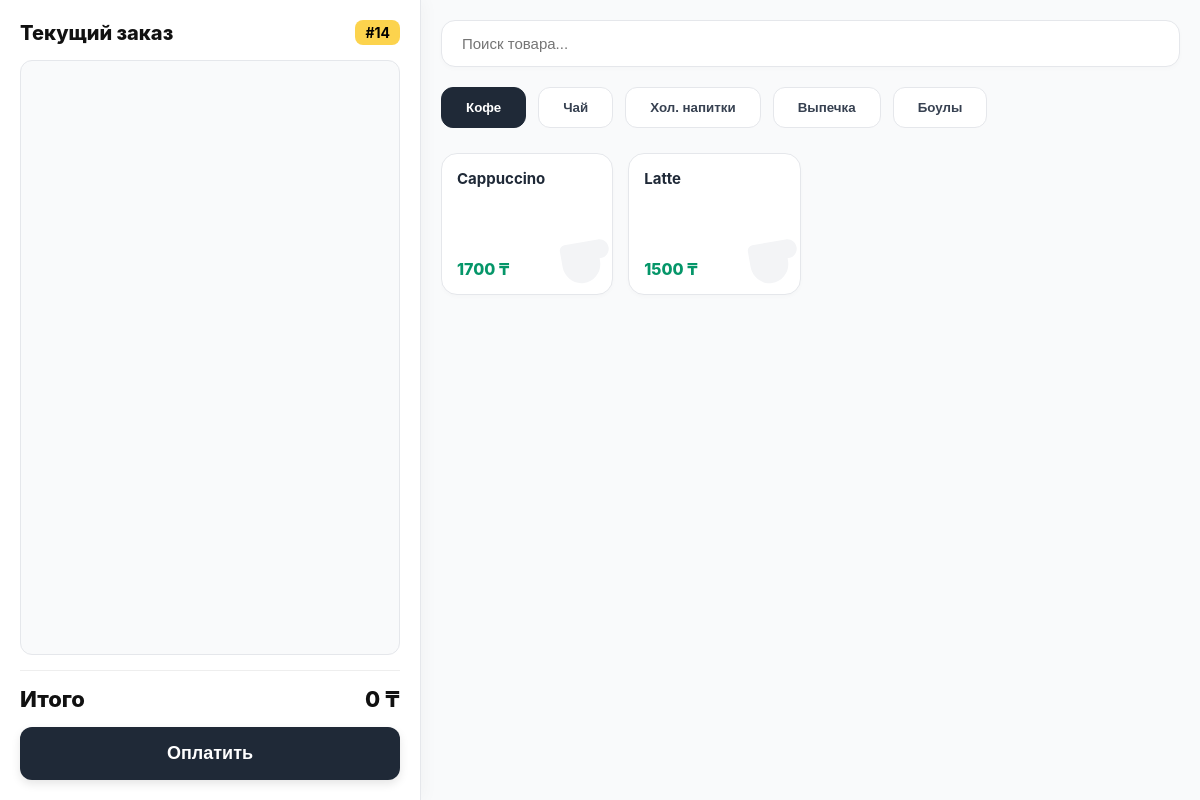
Before: /cashier/ with the older database file.
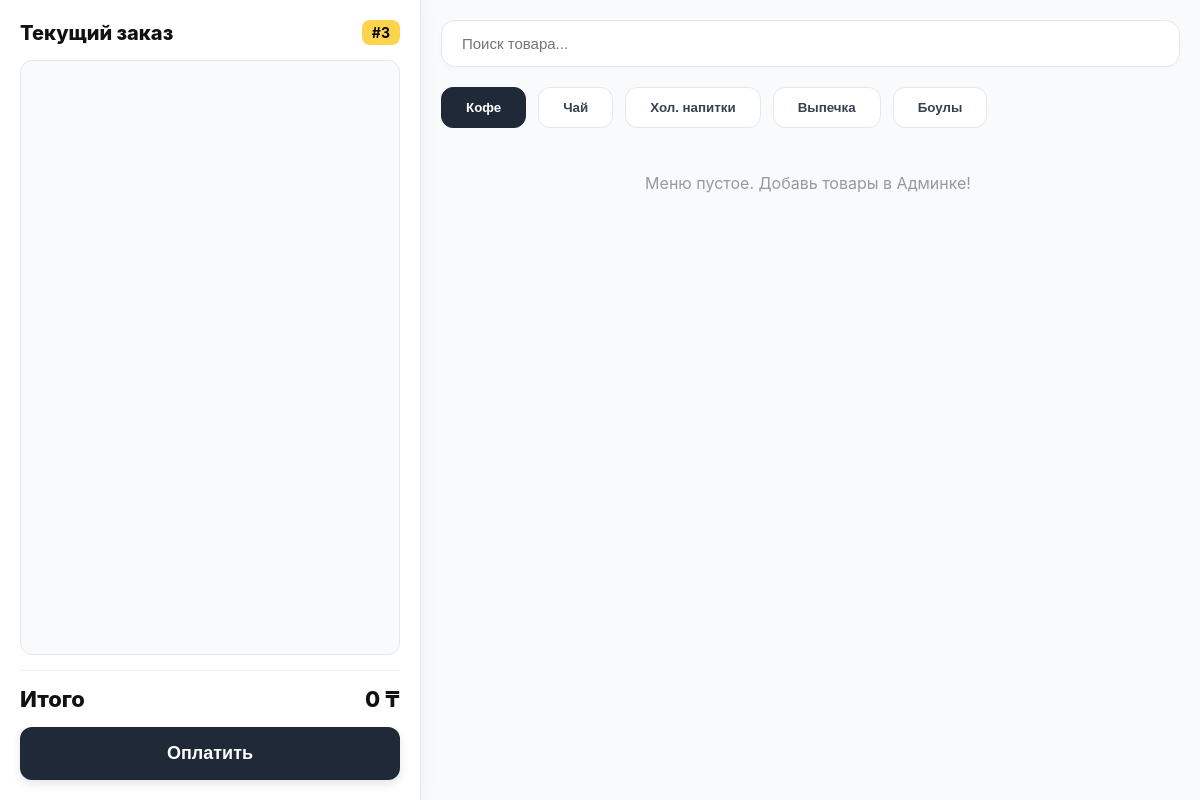
After: the same page with the newer database file.
### coffee/models.py (models this page shows, shortened)
class MenuItem(models.Model):
    CATEGORY_CHOICES = [
        ('coffee', 'Кофе'),
        ('tea', 'Чай'),
        ('cold', 'Хол. напитки'), # Лимонады, смузи
        ('pastry', 'Выпечка'),    # Круассаны, булки
        ('bowl', 'Боулы'),        # Еда в тарелках
        ('other', 'Другое'),      # Вода, жвачка
    ]
    name = models.CharField(max_length=100)
    price = models.DecimalField(max_digits=8, decimal_places=2, verbose_name="Базовая цена")
    category = models.CharField(max_length=20, choices=CATEGORY_CHOICES, default='coffee', verbose_name="Категория")
    is_sized = models.BooleanField(default=True, verbose_name="Имеет размеры (S/M/L)")

### coffee/views.py (the view)
# urls.py: path('cashier/', views.cashier_view, name='cashier'), # Касса
def cashier_view(request):
    last_order = Order.objects.last()
    next_id = last_order.id + 1 if last_order else 1
    products = MenuItem.objects.all()
    modifiers = list(Modifier.objects.values())
    context = {
        'next_id': next_id,
        'products': products,
        'modifiers': modifiers
    }
    return render(request, 'coffee/cashier.html', context)

### coffee/templates/coffee/cashier.html (shortened to what this page needs)
{% load static %}
<!DOCTYPE html>
<html lang="ru">
<head>
</head>
<body>
    <div class="pos-container">
        <div class="panel-cart">
            <div class="cart-header">
                <span class="t-current">Текущий заказ</span>
                <span class="order-badge" id="ui-order-id">#{{ next_id }}</span>
            </div>
            <div class="cart-list" id="cart-items">
                </div>
            <div class="total-section">
                <div class="total-row">
                    <span class="t-total">Итого</span>
                    <span id="total-price">0 ₸</span>
                </div>
                <button class="pay-button" onclick="submitOrder()">
                    <span class="t-pay">Оплатить</span>
                </button>
            </div>
        </div>
        <div class="panel-menu">
            <div class="search-container">
                <input type="text" placeholder="Поиск товара..." class="search-input t-search-ph">
            </div>
            <div class="category-tabs">
                <button class="tab-btn active" onclick="filterMenu('coffee')"> <span class="t-coffee">Кофе</span></button>
                <button class="tab-btn" onclick="filterMenu('tea')"> <span class="t-tea">Чай</span></button>
                <button class="tab-btn" onclick="filterMenu('cold')"> <span class="t-cold">Хол. напитки</span></button>
                <button class="tab-btn" onclick="filterMenu('pastry')"> <span class="t-pastry">Выпечка</span></button>
                <button class="tab-btn" onclick="filterMenu('bowl')"> <span class="t-bowl">Боулы</span></button>
            </div>
            <div class="menu-grid" id="menu-grid">
                {% for item in products %}
                <div class="menu-item"
                     onclick="addToCart('{{ item.name }}', {{ item.price|stringformat:'d' }}, {% if item.is_sized %}true{% else %}false{% endif %})"
                     data-category="{{ item.category }}">
                    <div class="item-name">{{ item.name }}</div>
                    <div class="item-price">{{ item.price|floatformat:0 }} ₸</div>
                    {% if item.category == 'coffee' %}
                        <svg class="bg-icon" viewBox="0 0 24 24" fill="currentColor"><path d="M18.5 3H6c-1.1 0-2 .9-2 2v5.71c0 3.83 2.95 7.18 6.78 7.29 3.96.12 7.22-3.06 7.22-7v-1h.5c1.93 0 3.5-1.57 3.5-3.5S20.43 3 18.5 3z"/></svg>
                    {% elif item.category == 'tea' %}
                        <svg class="bg-icon" viewBox="0 0 24 24" fill="currentColor"><path d="M20 3H4v10c0 2.21 1.79 4 4 4h6c2.21 0 4-1.79 4-4v-3h2c1.11 0 2-.9 2-2V5c0-1.11-.89-2-2-2z"/></svg>
                    {% elif item.category == 'pastry' %}
                        <svg class="bg-icon" viewBox="0 0 24 24" fill="currentColor"><path d="M22 10v9c0 1.1-.9 2-2 2H4c-1.1 0-2-.9-2-2v-9h20z"/></svg>
                    {% elif item.category == 'bowl' %}
                        <svg class="bg-icon" viewBox="0 0 24 24" fill="currentColor"><path d="M2 12c0 3.2 2.1 5.9 5 6.7V22h10v-3.3c2.9-.8 5-3.5 5-6.7H2zm9-6c1.6 0 3-1.4 3-3h-2c0 1-.6 1.9-1.5 2.5C10.1 5.2 10 5.1 10 5H8c0 .3.1.6.2.9C7.4 7.2 7 8.5 7 10h2c0-1.1.9-2 2-2z"/></svg>
                    {% else %}
                        <svg class="bg-icon" viewBox="0 0 24 24" fill="currentColor"><circle cx="12" cy="12" r="10"/></svg>
                    {% endif %}
                </div>
                {% empty %}
                    <div style="padding:20px; color:#999; grid-column: 1/-1; text-align:center;">
                        Меню пустое. Добавь товары в Админке!
                    </div>
                {% endfor %}
            </div>
            </div>
        </div>
</body>
</html>

Changed rows visible on the page:
removed MenuItem: name "Cappuccino", price "1700", category "coffee" (drawn)
removed MenuItem: name "Latte", price "1500", category "coffee" (drawn)
Other visible differences:
{{ next_id }}: "14" → "3"
text now shown: "Меню пустое. Добавь товары в Админке!"
